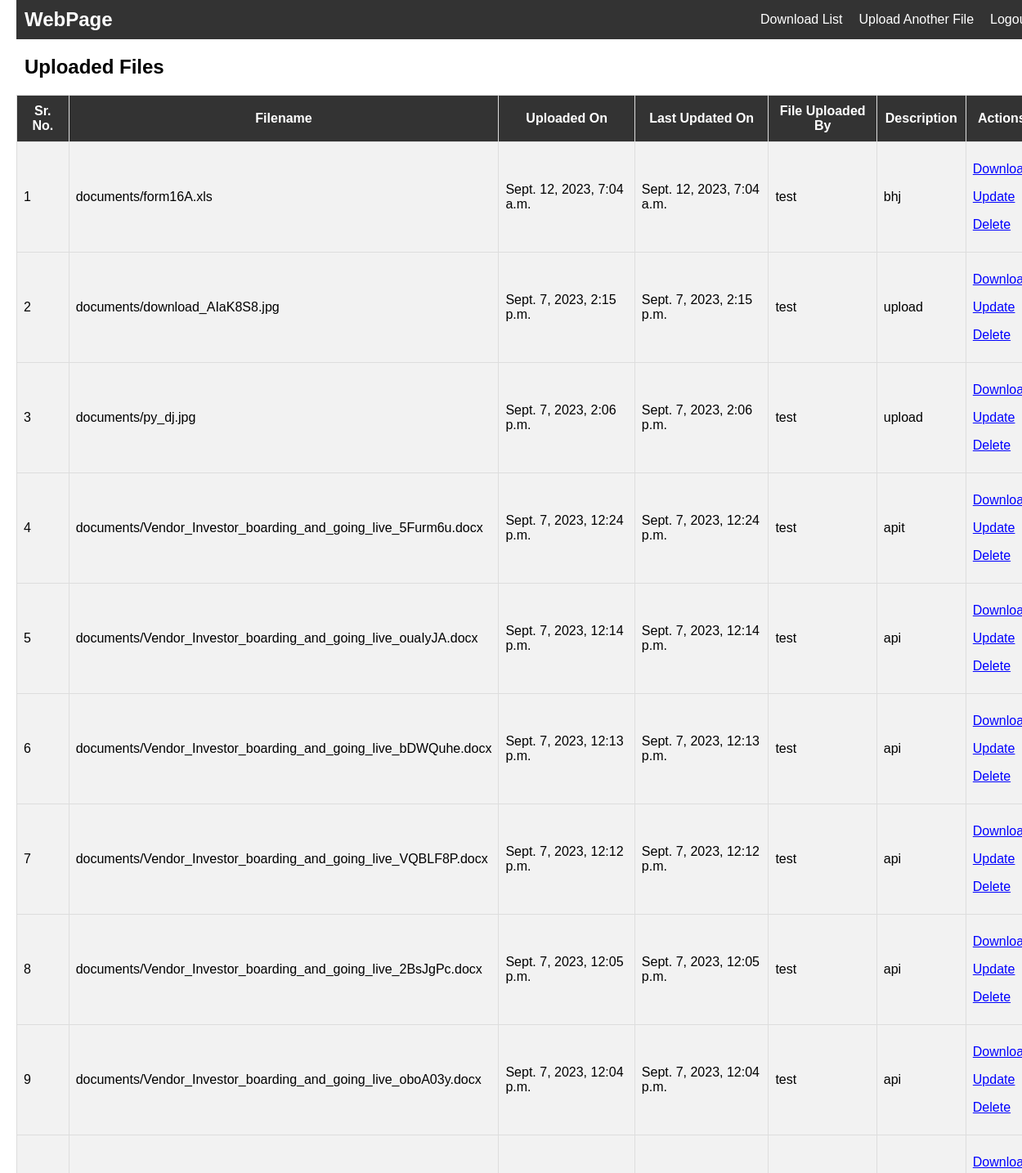
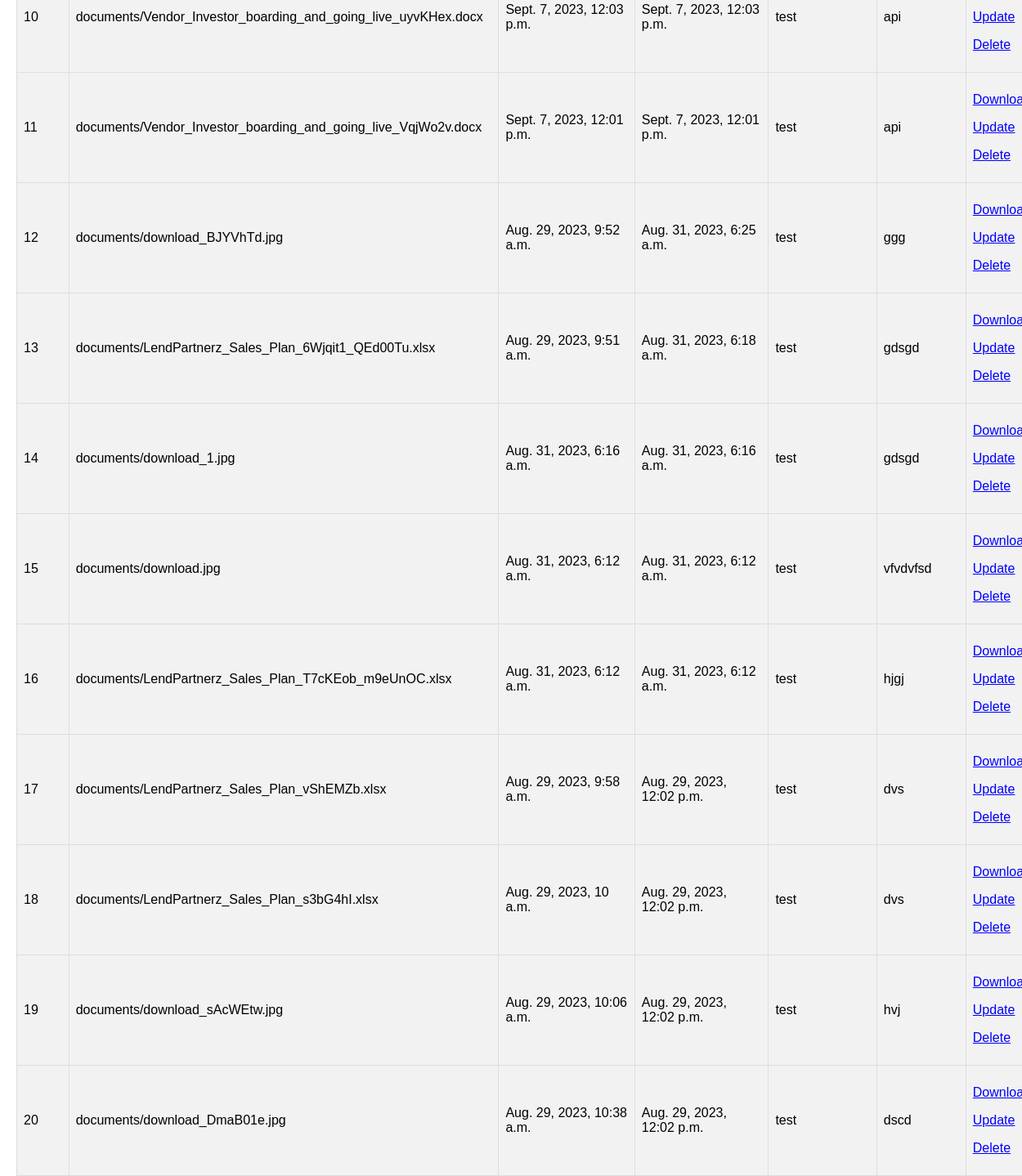
Before: /files/ (signed in) with the older database file (2 pictures, top to bottom).
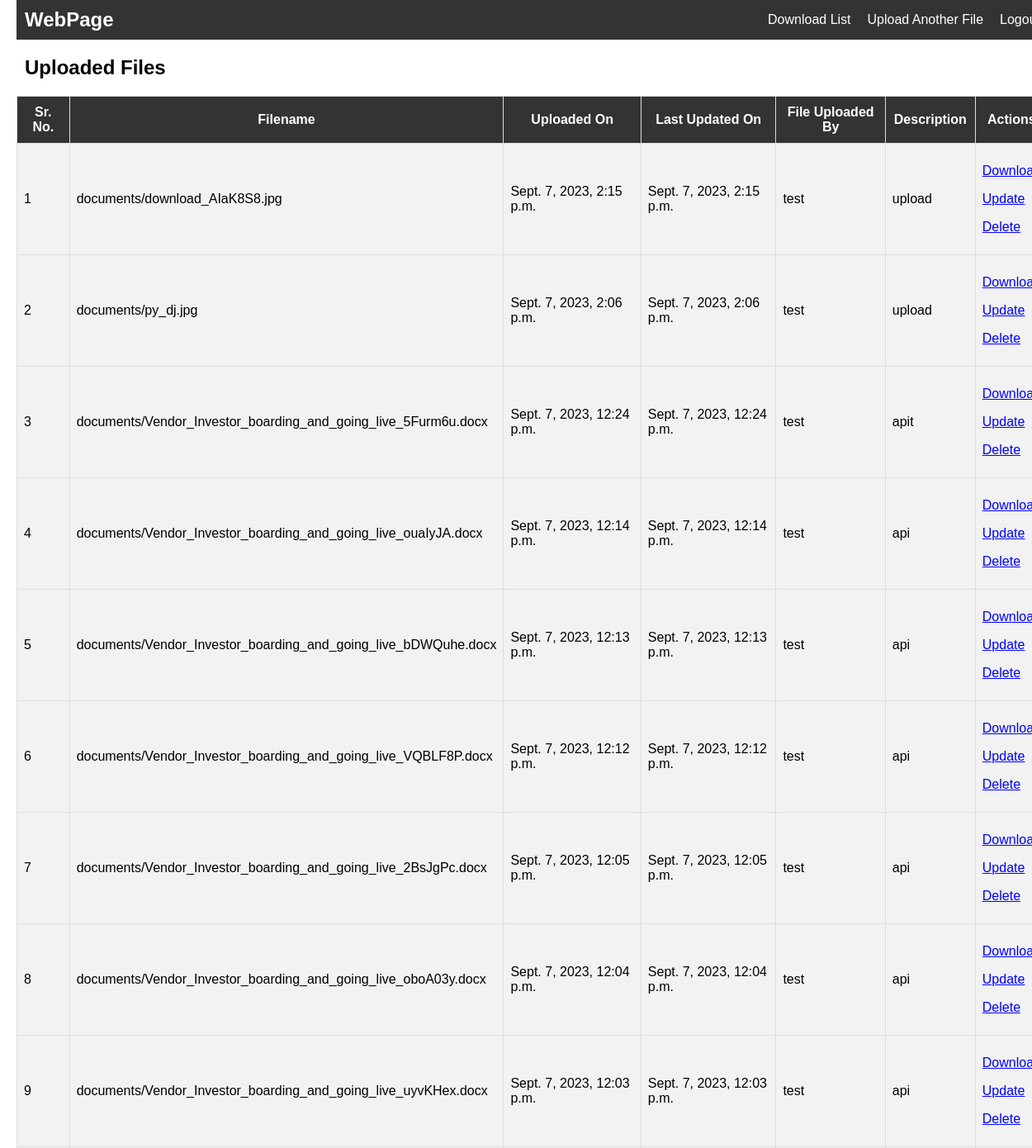
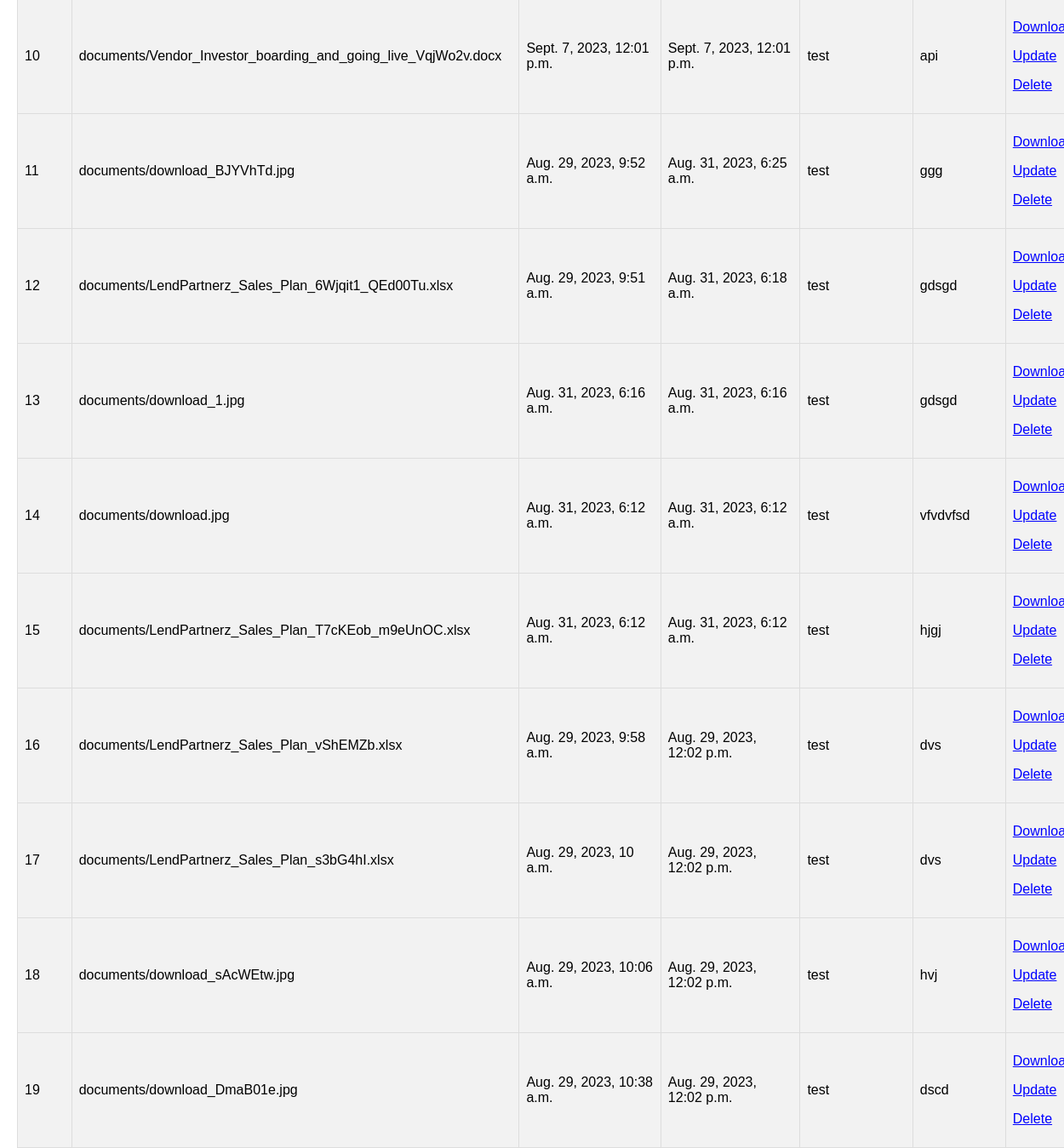
After: the same page with the newer database file (2 pictures, top to bottom).
### home/models.py (models this page shows, shortened)
class Documents(models.Model):
   user = models.ForeignKey(User, on_delete=models.CASCADE)
   description = models.TextField()
   upload_date = models.DateTimeField(auto_now_add=True)
   update_date = models.DateTimeField(auto_now=True)
   file = models.FileField(upload_to='documents/')

### home/views.py (the view)
# urls.py: path('files/', views.file_list, name='file_list'),
def file_list(r):
    files = Documents.objects.filter(user=r.user).order_by('-update_date')
    return render(r, 'file_list.html', {'files': files})

### templates/file_list.html (shortened to what this page needs)
<!DOCTYPE html>
<html>
<head>
</head>
<body>
    <nav>
        <span>WebPage</span>
        <ul>
            <li><a href="{% url 'dowload_csv' %}">Download List</a></li>
            <li><a href="{% url 'upload' %}">Upload Another File</a></li>
            <li><a href="{% url 'logout' %}">Logout</a></li>
        </ul>
    </nav>
    <h2>Uploaded Files</h2>
    <table>
        <tr>
            <th>Sr. No.</th>
            <th>Filename</th>
            <th>Uploaded On</th>
            <th>Last Updated On</th>
            <th>File Uploaded By</th>
            <th>Description</th>
            <th>Actions</th>
        </tr>
        {% for file in files %}
        <tr>
            <td>{{ forloop.counter }}</td>
            <td>{{ file.file.name }}</td>
            <td>{{ file.upload_date }}</td>
            <td>{{ file.update_date }}</td>
            <td>{{ file.user.username }}</td>
            <td>{{ file.description }}</td>
            <td><p><a href="{{ file.file.url }}" download>Download</a></p>
                {% if request.user == file.user %}
                <p><a href="{% url 'update_file' file.id %}" class="btn btn-primary">Update</a></p>
                <p><a href="{% url 'delete_file' file.id %}" class="btn btn-danger">Delete</a></p>
                {% endif %}
            </td>
        </tr>
        {% endfor %}
    </table>
</body>
</html>

### templates/file_list.html (style rules this page uses)
body { font-family: Arial, sans-serif; margin: 0; padding: 0; }
nav { background-color: #333; color: white; padding: 10px; display: flex; justify-content: space-between; margin-left: 20px; width: 100%; }
nav span { font-size: 24px; font-weight: bold; }
nav ul { list-style-type: none; margin: 0; padding: 0; display: flex; align-items: center; }
nav ul li { margin-right: 20px; }
nav ul li a { color: white; text-decoration: none; }
h2 { margin-top: 20px; margin-left: 30px; }
table { border-collapse: collapse; width: 100%; margin-top: 20px; background-color: #f2f2f2; border: 1px solid #ddd; margin-left: 20px; }
td { border: 1px solid #ddd; padding: 8px; text-align: left; }
th { background-color: #333; color: white; font-weight: bold; text-align: center; border: 1px solid #ddd; padding: 10px; }
tr:nth-child(even) { background-color: #f2f2f2; }
a { color: blue; white-space: pre-line; }

Changed rows visible on the page:
removed Documents: file.name "documents/form16A.xls", upload_date "Sept. 12, 2023, 7:04 a.m.", update_date "Sept. 12, 2023, 7:04 a.m.", user.username "test", description "bhj", shows "Update"
